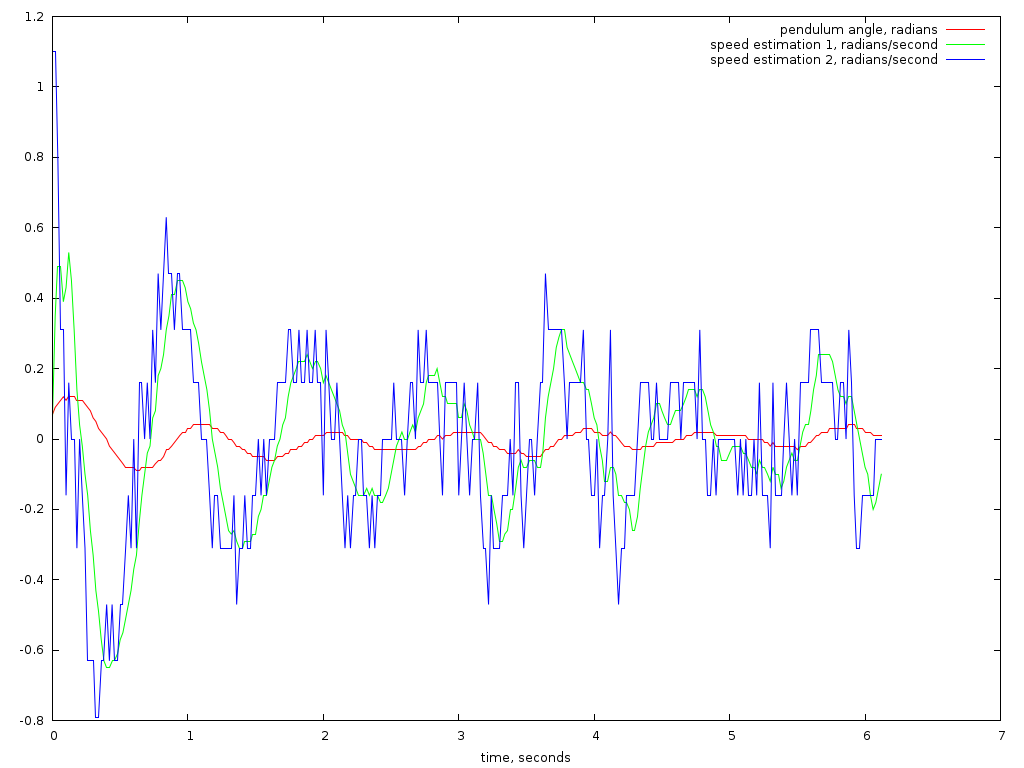

gnuplot code for this plot:
set terminal pngcairo size 1024,768 enhanced font 'Verdana,10'
set output 'finite_difference.png'

set xlabel "time, seconds"
show xlabel

plot 'finite_difference.txt' using 1:2 title "pendulum angle, radians" with lines, '' using 1:3 title "speed estimation 1, radians/second" with lines, '' using 1:4 title "speed estimation 2, radians/second" with lines
